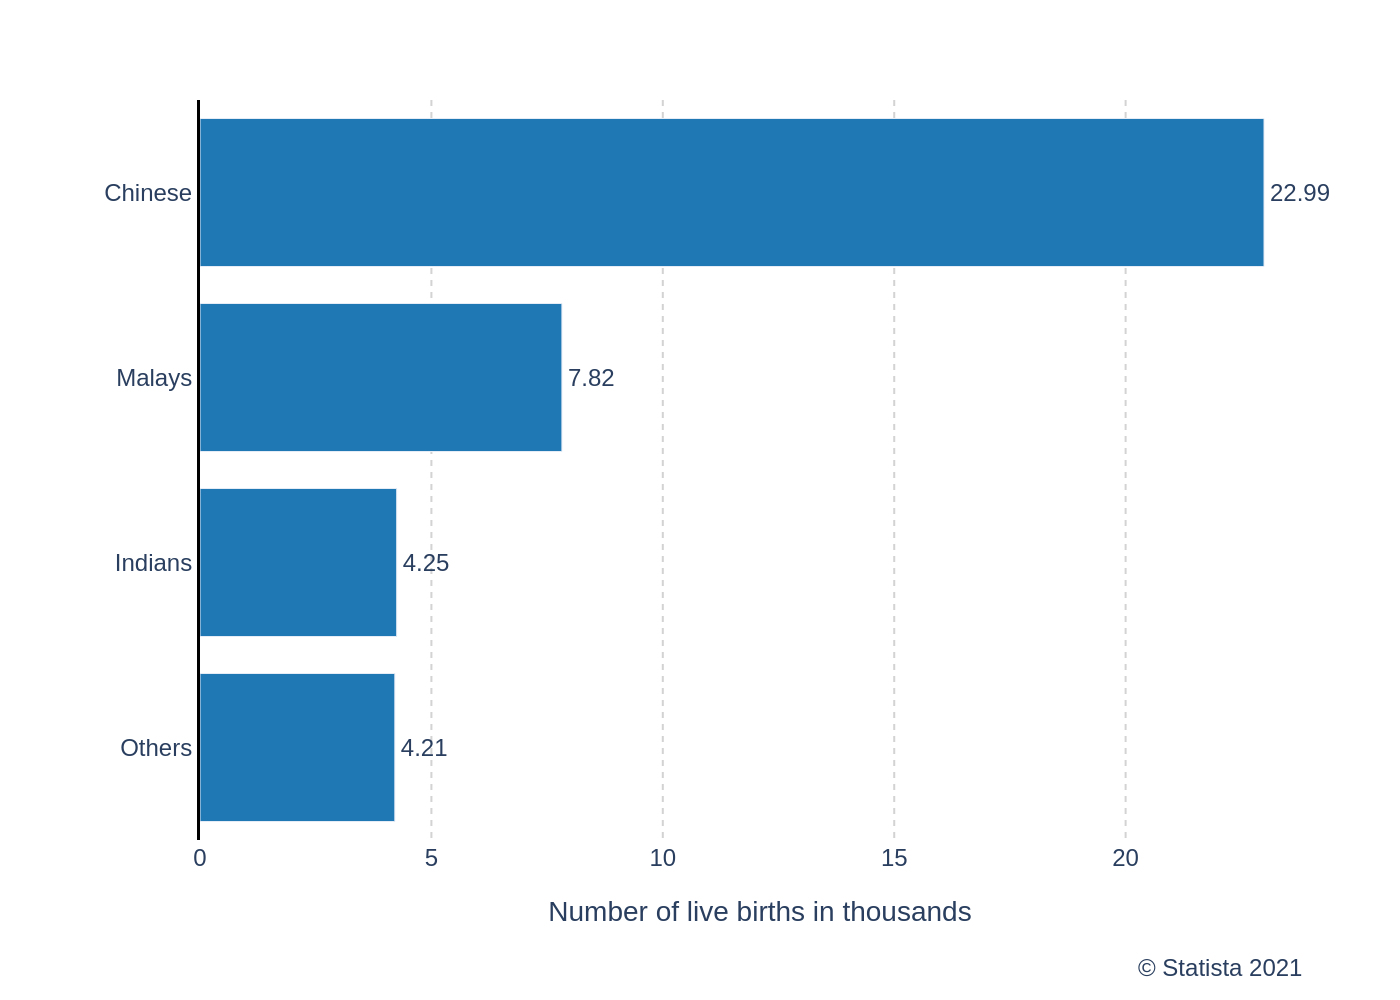

Write the Python code that produced this figure.
import sys
import json
import plotly.graph_objects as go
from pathlib import Path

# Check if a file path is provided
if len(sys.argv) < 2:
    print("Usage: python create_chart.py <path_to_json_file>")
    sys.exit(1)

# Get the file path from the command-line argument
json_file_path = Path(sys.argv[1])

# Check if the file exists
if not json_file_path.is_file():
    print(f"Error: File not found at {json_file_path}")
    sys.exit(1)

# Read the JSON data from the file
with open(json_file_path, 'r', encoding='utf-8') as f:
    chart_data = json.load(f)

# Extract data from the JSON object
data_series = chart_data['chart_data'][0]
# Reverse data for correct top-to-bottom display in Plotly horizontal bar charts
categories = data_series['categories'][::-1]
values = data_series['values'][::-1]
texts = chart_data['texts']
colors = chart_data['colors']

# Create the figure
fig = go.Figure()

# Add the bar trace
fig.add_trace(go.Bar(
    x=values,
    y=categories,
    orientation='h',
    marker=dict(color=colors[0]),
    text=values,
    textposition='outside',
    texttemplate='%{x:.2f}',
    cliponaxis=False  # Allow text to be drawn outside the plot area
))

# Update layout
fig.update_layout(
    font=dict(family="Arial", size=12),
    title=None,
    xaxis=dict(
        title=texts['x_axis_title'],
        showgrid=True,
        gridcolor='lightgrey',
        griddash='dot',
        zeroline=False
    ),
    yaxis=dict(
        showline=True,
        linewidth=1.5,
        linecolor='black'
    ),
    plot_bgcolor='white',
    showlegend=False,
    margin=dict(l=100, r=40, t=50, b=80),
    # Add source annotation
    annotations=[
        dict(
            text=texts['source'],
            align='left',
            showarrow=False,
            xref='paper',
            yref='paper',
            x=0.99,
            y=-0.15,
            xanchor='right',
            yanchor='top'
        )
    ]
)

# Define output filename based on the input JSON filename
output_filename = json_file_path.with_suffix('.png')

# Save the chart as a PNG image
fig.write_image(output_filename, scale=2)

print(f"Chart saved to {output_filename}")
